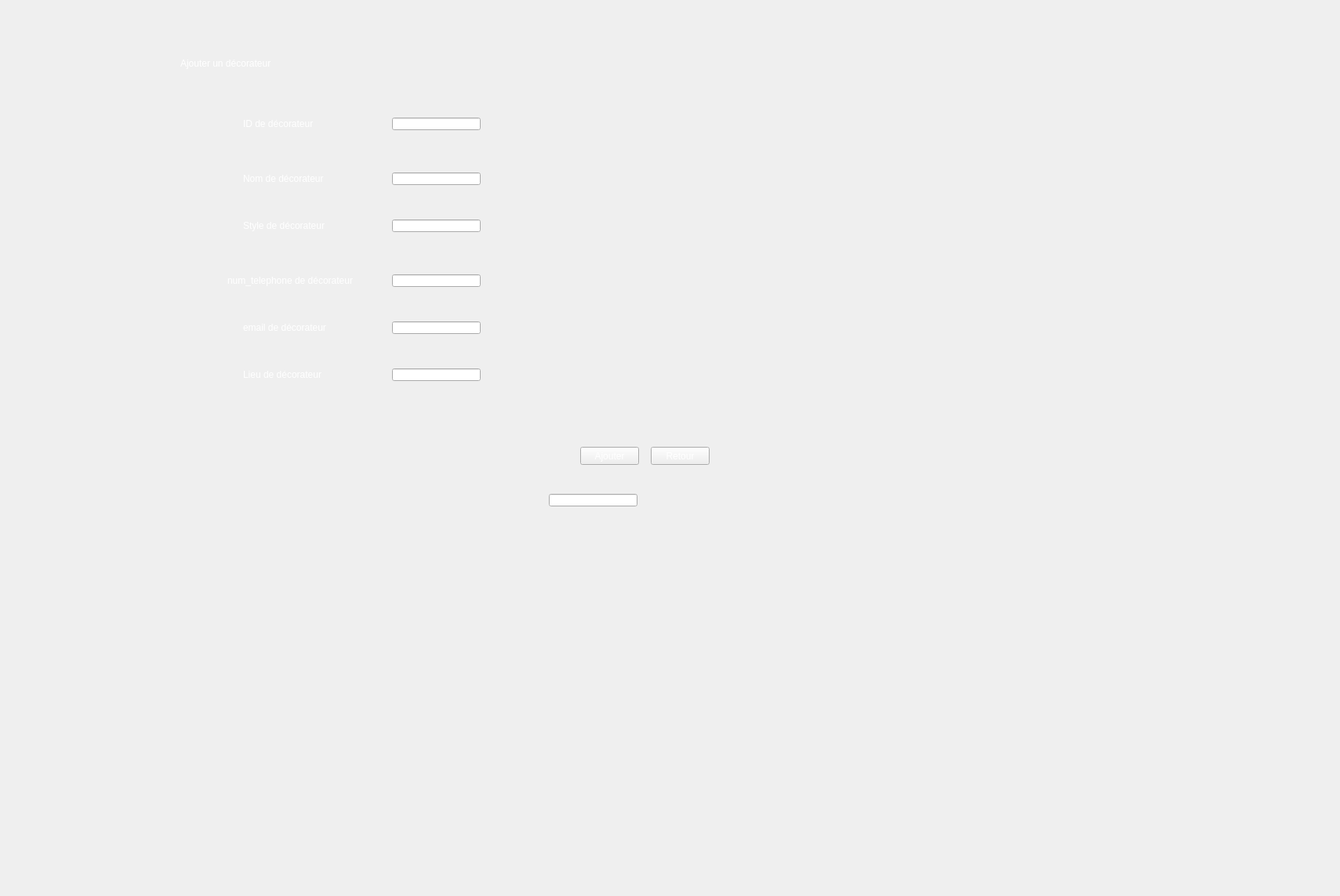
    <widget class="QWidget" name="page_4">
     <widget class="QLabel" name="img_7">
      <property name="geometry">
       <rect>
        <x>-10</x>
        <y>0</y>
        <width>1700</width>
        <height>1134</height>
       </rect>
      </property>
      <property name="text">
       <string/>
      </property>
      <property name="pixmap">
       <pixmap resource="src.qrc">:/ressource/mariage.jpg</pixmap>
      </property>
      <property name="scaledContents">
       <bool>false</bool>
      </property>
      <property name="alignment">
       <set>Qt::AlignCenter</set>
      </property>
      <property name="wordWrap">
       <bool>false</bool>
      </property>
     </widget>
     <widget class="QLabel" name="label_9">
      <property name="geometry">
       <rect>
        <x>230</x>
        <y>50</y>
        <width>501</width>
        <height>61</height>
       </rect>
      </property>
      <property name="styleSheet">
       <string notr="true">color:rgb(255, 255, 255);
font: 75 29pt &quot;Segoe Script&quot;;</string>
      </property>
      <property name="text">
       <string>Ajouter un décorateur</string>
      </property>
     </widget>
     <widget class="QLineEdit" name="lineEdit_ideco">
      <property name="geometry">
       <rect>
        <x>500</x>
        <y>150</y>
        <width>113</width>
        <height>16</height>
       </rect>
      </property>
      <property name="cursor">
       <cursorShape>IBeamCursor</cursorShape>
      </property>
      <property name="tabletTracking">
       <bool>false</bool>
      </property>
      <property name="contextMenuPolicy">
       <enum>Qt::DefaultContextMenu</enum>
      </property>
      <property name="styleSheet">
       <string notr="true">font: 75 8pt &quot;Segoe Script&quot;;
color: rgb(0, 0, 0);</string>
      </property>
      <property name="maxLength">
       <number>4</number>
      </property>
     </widget>
     <widget class="QLineEdit" name="lineEdit_nom">
      <property name="geometry">
       <rect>
        <x>500</x>
        <y>220</y>
        <width>113</width>
        <height>16</height>
       </rect>
      </property>
      <property name="styleSheet">
       <string notr="true">font: 75 8pt &quot;Segoe Script&quot;;
color: rgb(0, 0, 0);</string>
      </property>
     </widget>
     <widget class="QLineEdit" name="lineEdit_style">
      <property name="geometry">
       <rect>
        <x>500</x>
        <y>280</y>
        <width>113</width>
        <height>16</height>
       </rect>
      </property>
      <property name="styleSheet">
       <string notr="true">font: 75 8pt &quot;Segoe Script&quot;;
color: rgb(0, 0, 0);</string>
      </property>
     </widget>
     <widget class="QLineEdit" name="lineEdit_18">
      <property name="geometry">
       <rect>
        <x>500</x>
        <y>350</y>
        <width>113</width>
        <height>16</height>
       </rect>
      </property>
      <property name="styleSheet">
       <string notr="true">font: 75 8pt &quot;Segoe Script&quot;;
color: rgb(0, 0, 0);</string>
      </property>
      <property name="maxLength">
       <number>8</number>
      </property>
     </widget>
     <widget class="QLineEdit" name="lineEdit_21">
      <property name="geometry">
       <rect>
        <x>700</x>
        <y>630</y>
        <width>113</width>
        <height>16</height>
       </rect>
      </property>
      <property name="styleSheet">
       <string notr="true">font: 75 8pt &quot;Segoe Script&quot;;
color: rgb(0, 0, 0);</string>
      </property>
     </widget>
     <widget class="QLineEdit" name="lineEdit_22">
      <property name="geometry">
       <rect>
        <x>500</x>
        <y>410</y>
        <width>113</width>
        <height>16</height>
       </rect>
      </property>
      <property name="styleSheet">
       <string notr="true">font: 75 8pt &quot;Segoe Script&quot;;
color: rgb(0, 0, 0);</string>
      </property>
     </widget>
     <widget class="QLineEdit" name="lineEdit_23">
      <property name="geometry">
       <rect>
        <x>500</x>
        <y>470</y>
        <width>113</width>
        <height>16</height>
       </rect>
      </property>
      <property name="styleSheet">
       <string notr="true">font: 75 8pt &quot;Segoe Script&quot;;
color: rgb(0, 0, 0);</string>
      </property>
     </widget>
     <widget class="QLabel" name="label_11">
      <property name="geometry">
       <rect>
        <x>310</x>
        <y>150</y>
        <width>141</width>
        <height>16</height>
       </rect>
      </property>
      <property name="styleSheet">
       <string notr="true">color: rgb(255, 255, 255);
font: 87 9pt &quot;Arial Black&quot;;</string>
      </property>
      <property name="text">
       <string>ID de décorateur</string>
      </property>
     </widget>
     <widget class="QLabel" name="label_10">
      <property name="geometry">
       <rect>
        <x>310</x>
        <y>220</y>
        <width>141</width>
        <height>16</height>
       </rect>
      </property>
      <property name="styleSheet">
       <string notr="true">color: rgb(255, 255, 255);
font: 87 9pt &quot;Arial Black&quot;;</string>
      </property>
      <property name="text">
       <string>Nom de décorateur</string>
      </property>
     </widget>
     <widget class="QLabel" name="label_13">
      <property name="geometry">
       <rect>
        <x>310</x>
        <y>280</y>
        <width>141</width>
        <height>16</height>
       </rect>
      </property>
      <property name="styleSheet">
       <string notr="true">color: rgb(255, 255, 255);
font: 87 9pt &quot;Arial Black&quot;;</string>
      </property>
      <property name="text">
       <string>Style de décorateur</string>
      </property>
     </widget>
     <widget class="QLabel" name="label_53">
      <property name="geometry">
       <rect>
        <x>290</x>
        <y>350</y>
        <width>211</width>
        <height>16</height>
       </rect>
      </property>
      <property name="styleSheet">
       <string notr="true">color: rgb(255, 255, 255);
font: 87 9pt &quot;Arial Black&quot;;</string>
      </property>
      <property name="text">
       <string>num_telephone de décorateur</string>
      </property>
     </widget>
     <widget class="QLabel" name="label_55">
      <property name="geometry">
       <rect>
        <x>310</x>
        <y>410</y>
        <width>161</width>
        <height>16</height>
       </rect>
      </property>
      <property name="styleSheet">
       <string notr="true">color: rgb(255, 255, 255);
font: 87 9pt &quot;Arial Black&quot;;</string>
      </property>
      <property name="text">
       <string>email de décorateur</string>
      </property>
     </widget>
     <widget class="QLabel" name="label_57">
      <property name="geometry">
       <rect>
        <x>310</x>
        <y>470</y>
        <width>151</width>
        <height>16</height>
       </rect>
      </property>
      <property name="styleSheet">
       <string notr="true">color: rgb(255, 255, 255);
font: 87 9pt &quot;Arial Black&quot;;</string>
      </property>
      <property name="text">
       <string>Lieu de décorateur</string>
      </property>
     </widget>
     <widget class="QPushButton" name="ajouter_decorateur_2">
      <property name="geometry">
       <rect>
        <x>740</x>
        <y>570</y>
        <width>75</width>
        <height>23</height>
       </rect>
      </property>
      <property name="styleSheet">
       <string notr="true">background-image: url(:/ressource/mariage.jpg);
color: rgb(255, 255, 255);
font: 8pt &quot;Sachiko&quot;;
border-color: rgb(255, 255, 255);</string>
      </property>
      <property name="text">
       <string>Ajouter</string>
      </property>
     </widget>
     <widget class="QPushButton" name="return11">
      <property name="geometry">
       <rect>
        <x>830</x>
        <y>570</y>
        <width>75</width>
        <height>23</height>
       </rect>
      </property>
      <property name="styleSheet">
       <string notr="true">background-image: url(:/ressource/mariage.jpg);
color: rgb(255, 255, 255);
font: 8pt &quot;Sachiko&quot;;
border-color: rgb(255, 255, 255);</string>
      </property>
      <property name="text">
       <string>Retour</string>
      </property>
     </widget>
    </widget>
